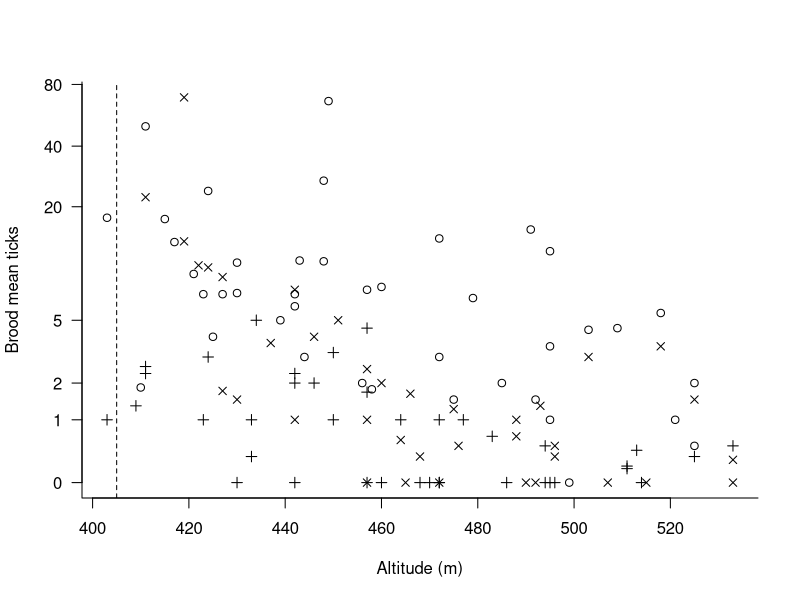
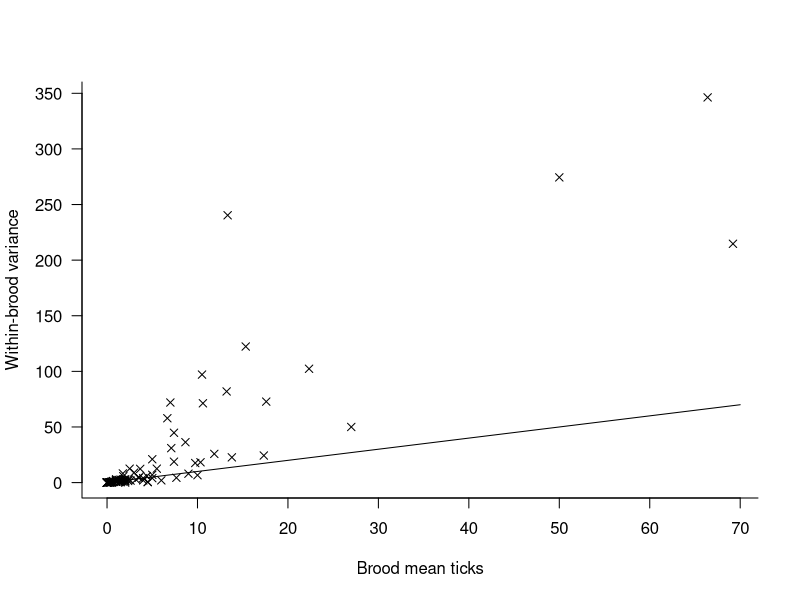

Here is the R script that generated these plots, in order:
library(lme4)


### Name: grouseticks
### Title: Data on red grouse ticks from Elston et al. 2001
### Aliases: grouseticks grouseticks_agg
### Keywords: datasets

### ** Examples

data(grouseticks)
## Figure 1a from Elston et al
par(las=1,bty="l")
tvec <- c(0,1,2,5,20,40,80)
pvec <- c(4,1,3)
with(grouseticks_agg,plot(1+meanTICKS~HEIGHT,
                  pch=pvec[factor(YEAR)],
                  log="y",axes=FALSE,
                  xlab="Altitude (m)",
                  ylab="Brood mean ticks"))
axis(side=1)
axis(side=2,at=tvec+1,label=tvec)
box()
abline(v=405,lty=2)
## Figure 1b
with(grouseticks_agg,plot(varTICKS~meanTICKS,
                  pch=4,
                  xlab="Brood mean ticks",
                  ylab="Within-brood variance"))
curve(1*x,from=0,to=70,add=TRUE)
## Model fitting
form <- TICKS~YEAR+HEIGHT+(1|BROOD)+(1|INDEX)+(1|LOCATION)
(full_mod1  <- glmer(form, family="poisson",data=grouseticks))
